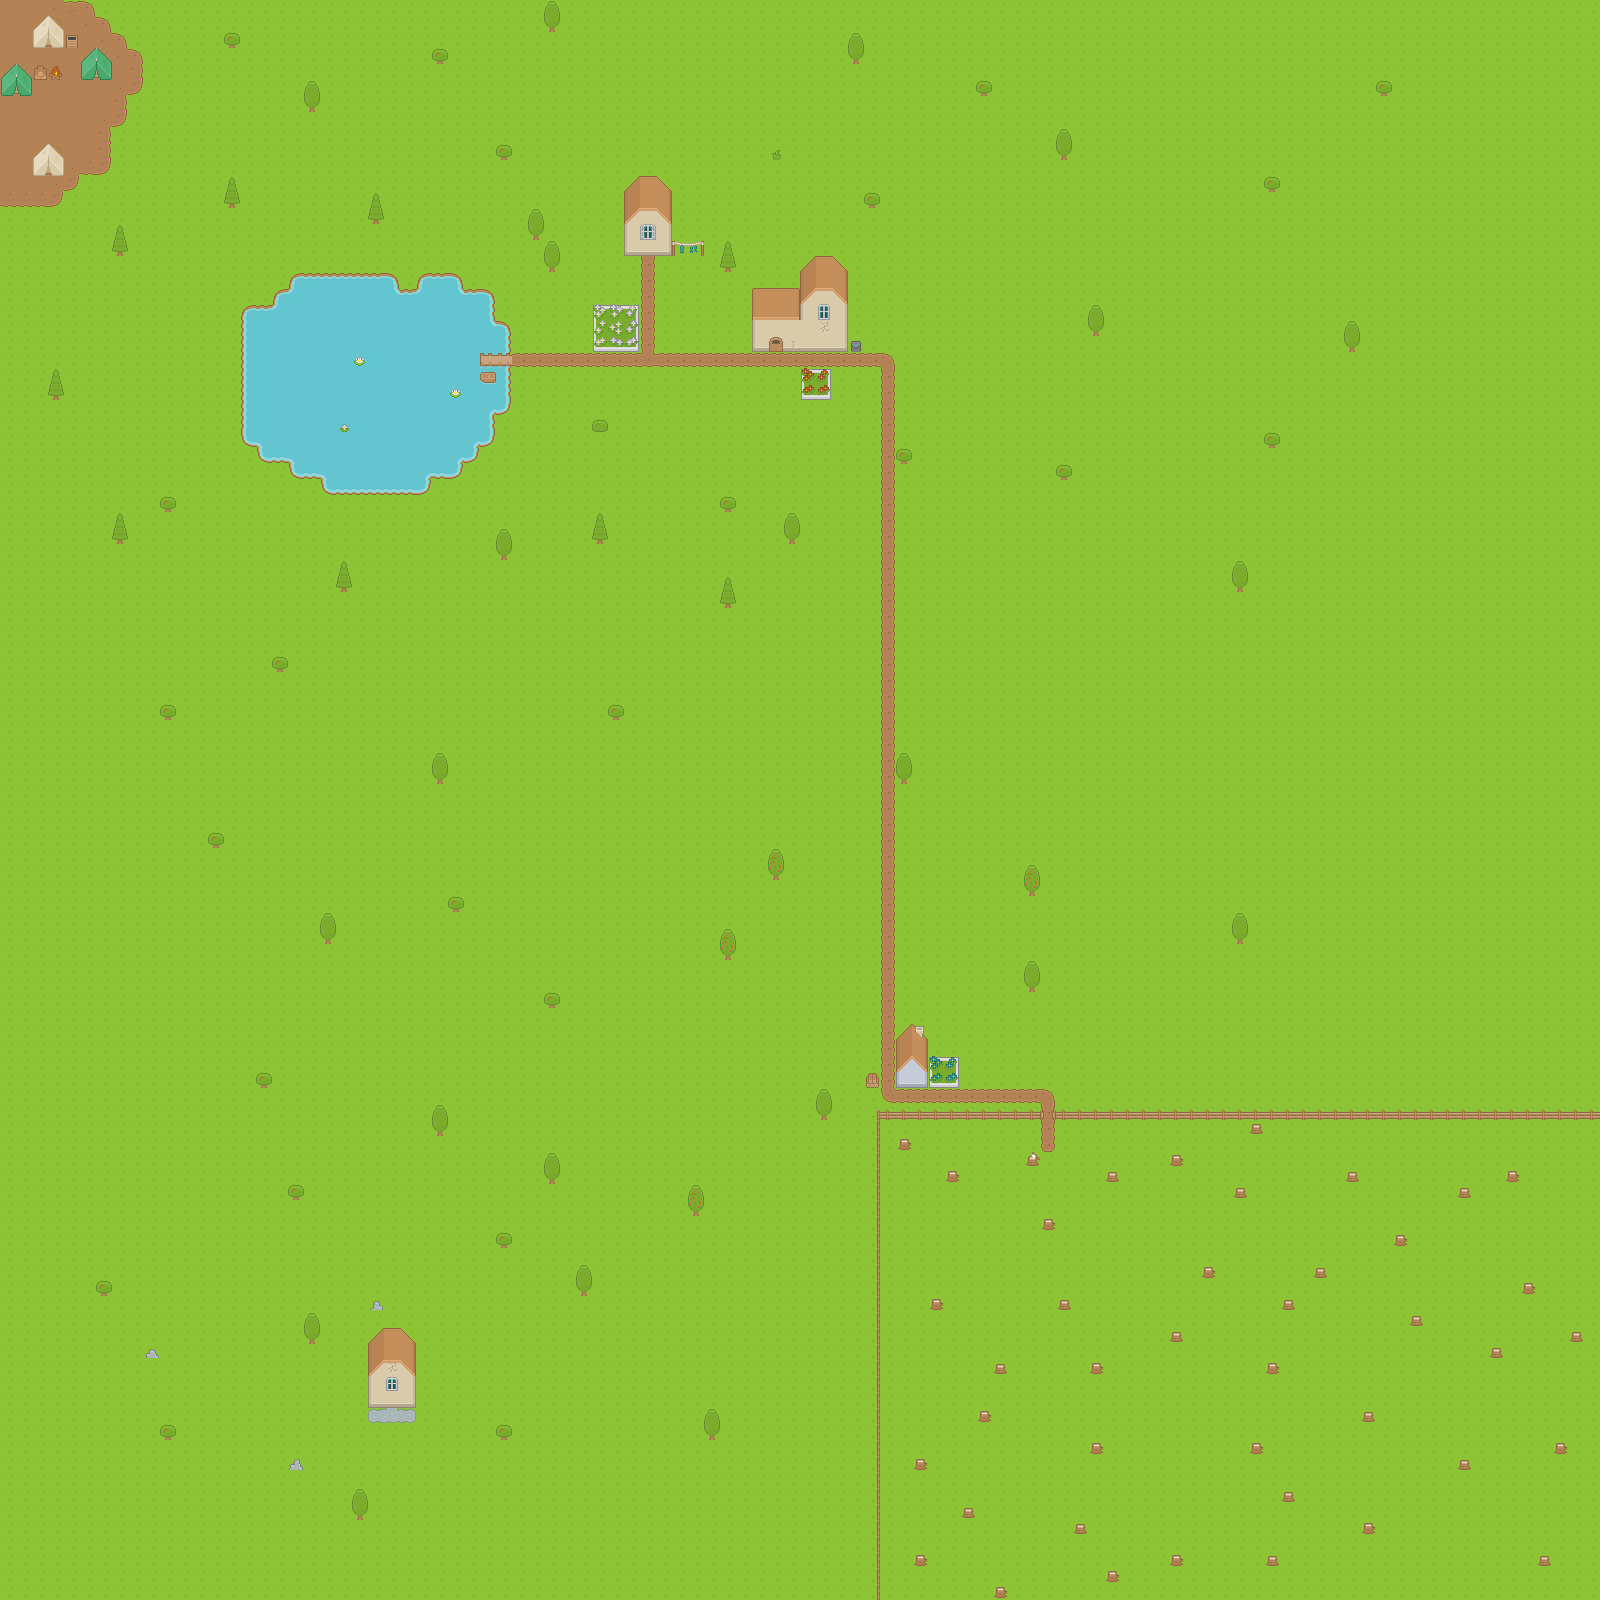

A 2D game scene composited from a Tiled map and its tileset images. What follows is a short description and the map's XML, with each tile layer's data collapsed to a summary:
An orthogonal 100x100 tile map with 16x16 px tiles, 7 tile layers (Land, Sea, Ground Overlay, Objects, ...) and 23 objects.

<map version="1.0" orientation="orthogonal" renderorder="right-down" width="100" height="100" tilewidth="16" tileheight="16" nextobjectid="73">
 <tileset firstgid="1" name="roguelikeSheet_transparent" tilewidth="16" tileheight="16" spacing="1" tilecount="1767">
  <image source="../Images/roguelikeSheet_transparent.png" width="968" height="526" />
  <terraintypes>
   <terrain name="Sea" tile="-1" />
   <terrain name="Road" tile="-1" />
  </terraintypes>
  <tile id="2" terrain=",,,0" />
  <tile id="3" terrain=",,0,0" />
  <tile id="4" terrain=",,0," />
  <tile id="57" terrain="0,0,0," />
  <tile id="58" terrain="0,0,,0" />
  <tile id="59" terrain=",0,,0" />
  <tile id="60" terrain="0,0,0,0" />
  <tile id="61" terrain="0,,0," />
  <tile id="114" terrain="0,,0,0" />
  <tile id="115" terrain=",0,0,0" />
  <tile id="116" terrain=",0,," />
  <tile id="117" terrain="0,0,," />
  <tile id="118" terrain="0,,," />
  <tile id="518" terrain="1,1,1," />
  <tile id="519" terrain="1,1,,1" />
  <tile id="520" terrain=",,,1" />
  <tile id="521" terrain=",,1,1" />
  <tile id="522" terrain=",,1," />
  <tile id="575" terrain="1,,1,1" />
  <tile id="576" terrain=",1,1,1" />
  <tile id="577" terrain=",1,,1" />
  <tile id="578" terrain="1,1,1,1" />
  <tile id="579" terrain="1,,1," />
  <tile id="634" terrain=",1,," />
  <tile id="635" terrain="1,1,," />
  <tile id="636" terrain="1,,," />
 </tileset>
 <layer name="Land" width="100" height="100">
  <data>[10000 cells, 9796 non-empty, 1 distinct tile ids]</data>
 </layer>
 <layer name="Sea" width="100" height="100">
  <data>[10000 cells, 206 non-empty, 13 distinct tile ids]</data>
 </layer>
 <layer name="Ground Overlay" width="100" height="100">
  <data>[10000 cells, 193 non-empty, 23 distinct tile ids]</data>
 </layer>
 <layer name="Objects" width="100" height="100">
  <data>[10000 cells, 260 non-empty, 57 distinct tile ids]</data>
 </layer>
 <objectgroup name="Gold">
  <object id="46" gid="549" x="880" y="528" width="16" height="16">
   <properties>
    <property name="Worth" value="1" />
   </properties>
  </object>
  <object id="47" gid="549" x="1456" y="320" width="16" height="16">
   <properties>
    <property name="Worth" value="1" />
   </properties>
  </object>
  <object id="48" gid="549" x="480" y="368" width="16" height="16">
   <properties>
    <property name="Worth" value="1" />
   </properties>
  </object>
  <object id="49" gid="549" x="1408" y="656" width="16" height="16">
   <properties>
    <property name="Worth" value="1" />
   </properties>
  </object>
  <object id="50" gid="549" x="656" y="48" width="16" height="16">
   <properties>
    <property name="Worth" value="1" />
   </properties>
  </object>
  <object id="51" gid="549" x="0" y="624" width="16" height="16">
   <properties>
    <property name="Worth" value="1" />
   </properties>
  </object>
  <object id="52" gid="549" x="1184" y="784" width="16" height="16">
   <properties>
    <property name="Worth" value="1" />
   </properties>
  </object>
  <object id="53" gid="549" x="480" y="800" width="16" height="16">
   <properties>
    <property name="Worth" value="1" />
   </properties>
  </object>
  <object id="54" gid="549" x="1584" y="16" width="16" height="16">
   <properties>
    <property name="Worth" value="1" />
   </properties>
  </object>
  <object id="55" gid="549" x="1088" y="960" width="16" height="16">
   <properties>
    <property name="Worth" value="1" />
   </properties>
  </object>
  <object id="56" gid="549" x="1104" y="1088" width="16" height="16">
   <properties>
    <property name="Worth" value="1" />
   </properties>
  </object>
  <object id="57" gid="549" x="1040" y="1568" width="16" height="16">
   <properties>
    <property name="Worth" value="1" />
   </properties>
  </object>
  <object id="58" gid="549" x="1088" y="1280" width="16" height="16">
   <properties>
    <property name="Worth" value="1" />
   </properties>
  </object>
  <object id="59" gid="549" x="240" y="528" width="16" height="16">
   <properties>
    <property name="Worth" value="1" />
   </properties>
  </object>
  <object id="60" gid="549" x="800" y="992" width="16" height="16">
   <properties>
    <property name="Worth" value="1" />
   </properties>
  </object>
  <object id="61" gid="549" x="0" y="1600" width="16" height="16">
   <properties>
    <property name="Worth" value="1" />
   </properties>
  </object>
  <object id="62" gid="549" x="0" y="16" width="16" height="16">
   <properties>
    <property name="Worth" value="1" />
   </properties>
  </object>
  <object id="63" gid="549" x="128" y="1120" width="16" height="16">
   <properties>
    <property name="Worth" value="1" />
   </properties>
  </object>
 </objectgroup>
 <layer name="Chests" width="100" height="100">
  <data>[10000 cells, 1 non-empty, 1 distinct tile ids]</data>
 </layer>
 <objectgroup name="Signs">
  <properties>
   <property name="Message" value="Who cut down the trees?" />
  </properties>
  <object id="13" gid="20" x="1056" y="1104" width="16" height="16">
   <properties>
    <property name="Message" value="Who cut down all the trees?" />
   </properties>
  </object>
 </objectgroup>
 <objectgroup name="Open Doors">
  <object id="7" gid="261" x="384" y="1408" width="16" height="16">
   <properties>
    <property name="Connected" value="Houses/4.tmx" />
    <property name="GoX" value="1" />
    <property name="GoY" value="5" />
   </properties>
  </object>
  <object id="8" gid="489" x="896" y="1088" width="17.4545" height="17.4545">
   <properties>
    <property name="Connected" value="Houses/2.tmx" />
    <property name="GoX" value="1" />
    <property name="GoY" value="5" />
   </properties>
  </object>
  <object id="10" gid="490" x="912" y="1088" width="17.4545" height="17.4545">
   <properties>
    <property name="Connected" value="Houses/2.tmx" />
    <property name="GoX" value="2" />
    <property name="GoY" value="5" />
   </properties>
  </object>
  <object id="11" gid="95" x="640" y="256" width="16" height="16">
   <properties>
    <property name="Connected" value="Houses/1.tmx" />
    <property name="GoX" value="1" />
    <property name="GoY" value="5" />
   </properties>
  </object>
 </objectgroup>
 <layer name="Doors/Windows/Roofs" width="100" height="100">
  <data>[10000 cells, 43 non-empty, 18 distinct tile ids]</data>
 </layer>
 <layer name="Roof Overlay" width="100" height="100">
  <data>[10000 cells, 38 non-empty, 5 distinct tile ids]</data>
 </layer>
</map>
